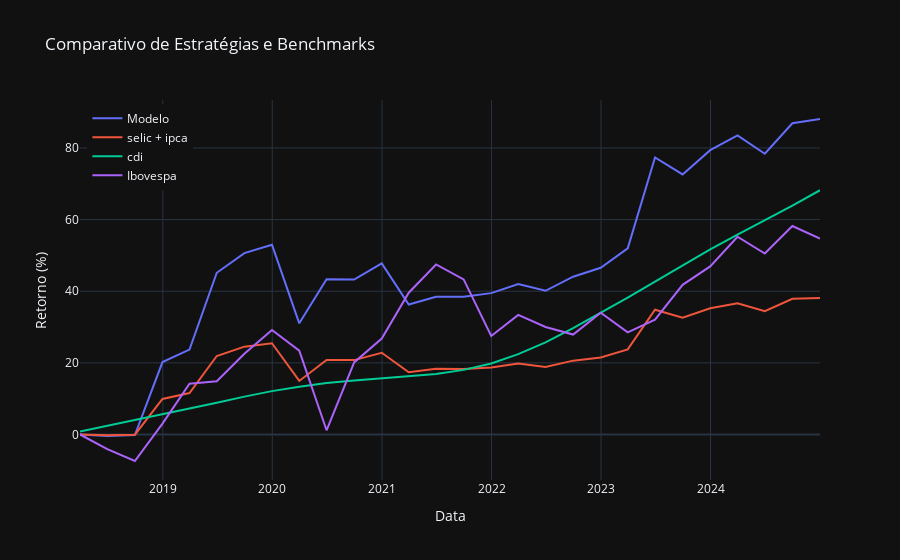

The code cell stored with this chart in its notebook:
### Code cell
import plotly.graph_objects as go

fig = go.Figure()

# Adiciona cada coluna como uma linha no gráfico
for col in todas_as_estratégias.columns:
    fig.add_trace(go.Scatter(
        x=todas_as_estratégias.index,
        y=todas_as_estratégias[col],
        name=col
    ))

fig.update_layout(
    title='Comparativo de Estratégias e Benchmarks',
    xaxis_title='Data',
    yaxis_title='Retorno (%)',
    template='plotly_dark',
    legend=dict(x=0.01, y=0.99)
)

fig.show()
